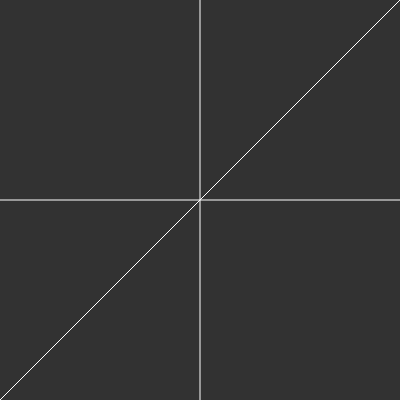
Frame 1 (no input)
Frame 60 (no input): identical to frame 1, image omitted
Frame 120 (the mouse pressed at the canvas centre since frame 60): identical to frame 1, image omitted

The p5.js sketch that drew this single still picture (run headless with seeded random() and noise() and a simulated clock; from frame 60 on, the mouse is pressed at the canvas centre):

// p5.js sketch
// ── sketch.js
/*This code here plots the equation of a straight line in the canvas. Using this technique, any equation in 2 variables can be plotted in
  the canvas in O(n^2) complexity*/

function setup()
{
  createCanvas(400,400);
}

function draw()
{
  background(50);
  stroke(255);
  line(width/2,0,width/2,height);//y-axis
  line(0,height/2,width,height/2);//x-axis
  translate(width/2,height/2);
  var m=-1;
  var c=0;
  var b=1;
  beginShape();
  for(var y=height/2;y>=-height/2;y--)
  {
    for(var x=-width/2;x<=width/2;x++)
    {
      if(y===m*x+c)
        vertex(x,y);
    }
  }
  endShape(CLOSE);
}
